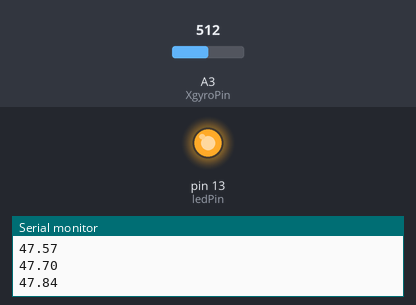
Bench run of a sketch on a simulated Arduino Uno, built with avr-gcc and run on an emulated ATmega328P. Parts: output pins drawn as LEDs (lit = HIGH), the last lines printed to the serial monitor. The inputs (shaded band) are chosen by the test bench; at power-on: A3 (XgyroPin) = 512.

Above: at 3.7 s.
3.8 s: A3 (XgyroPin) set to 434
6.8 s: A3 (XgyroPin) set to 402
At 8.6 s:
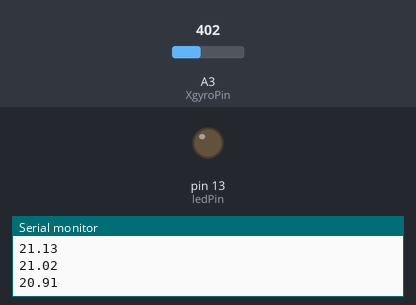
9.2 s: A3 (XgyroPin) set to 990
12.2 s: A3 (XgyroPin) set to 1018
Timing chart, 0 to 14.7 s (numbered marks = the images above; inputs shaded):
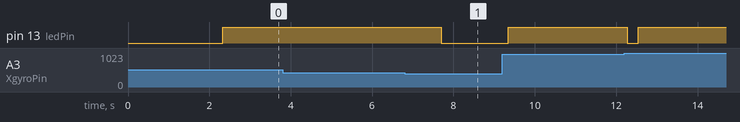

Measured:
- the behaviour switches between 420 and 419 on A3 (XgyroPin) (found by bisection; images 0 and 1)
- after the input at 6.8 s, pin 13 (ledPin): HIGH → LOW after 0.90 s

The sketch:

Gyro1Kha.ino
```cpp
int XgyroPin = 3;
int YgyroPin = 4;
float gyroVoltage = 5;
float gyroZeroVoltage = 2.2;
float gyroSensitivity = .022;
float rotationThreshold = 1;
int ledPin = 13;

float currentAngle = 0;

void setup()
{
  Serial.begin (9600);
  pinMode(ledPin, OUTPUT);
  pinMode (XgyroPin, INPUT);
  digitalWrite(ledPin, LOW);
}

void loop()
{
  float gyroRate = (analogRead(XgyroPin) * gyroVoltage) / 1023;

  gyroRate -= gyroZeroVoltage;

  gyroRate /= gyroSensitivity;

  if (gyroRate >= rotationThreshold || gyroRate <= -rotationThreshold)
  {
    gyroRate /= 100;
    currentAngle += gyroRate;
  }

  if (currentAngle < 0)
    currentAngle += 360;
  else if (currentAngle > 359)
    currentAngle -= 360;
  Serial.println(currentAngle);

  delay(10);

  if (currentAngle > 30)
 {
   digitalWrite(ledPin, HIGH);
 }
  else
 {
  digitalWrite(ledPin, LOW);
 }
}
```
